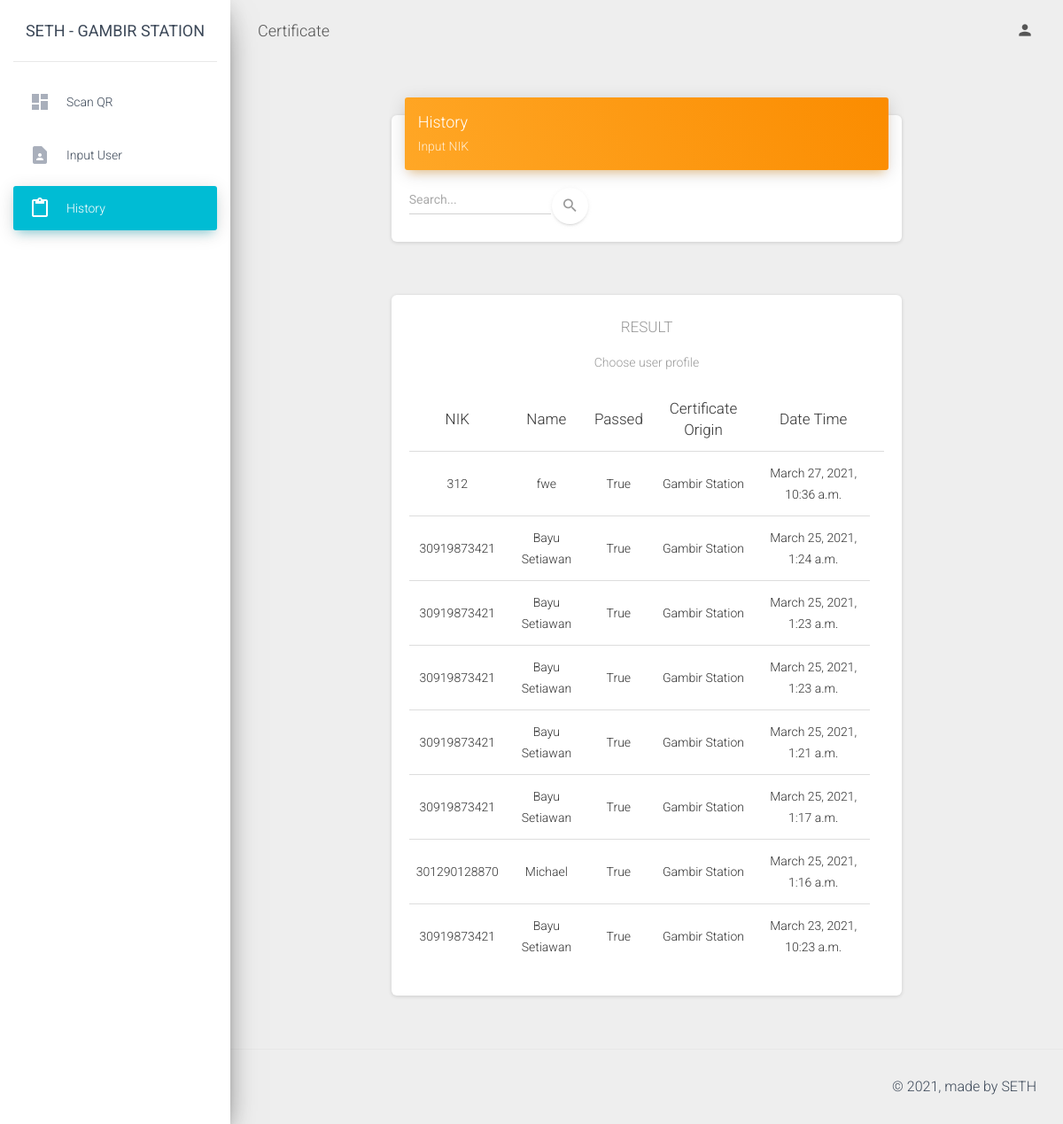
The page /b_web/history (signed in) on the database as committed earlier.
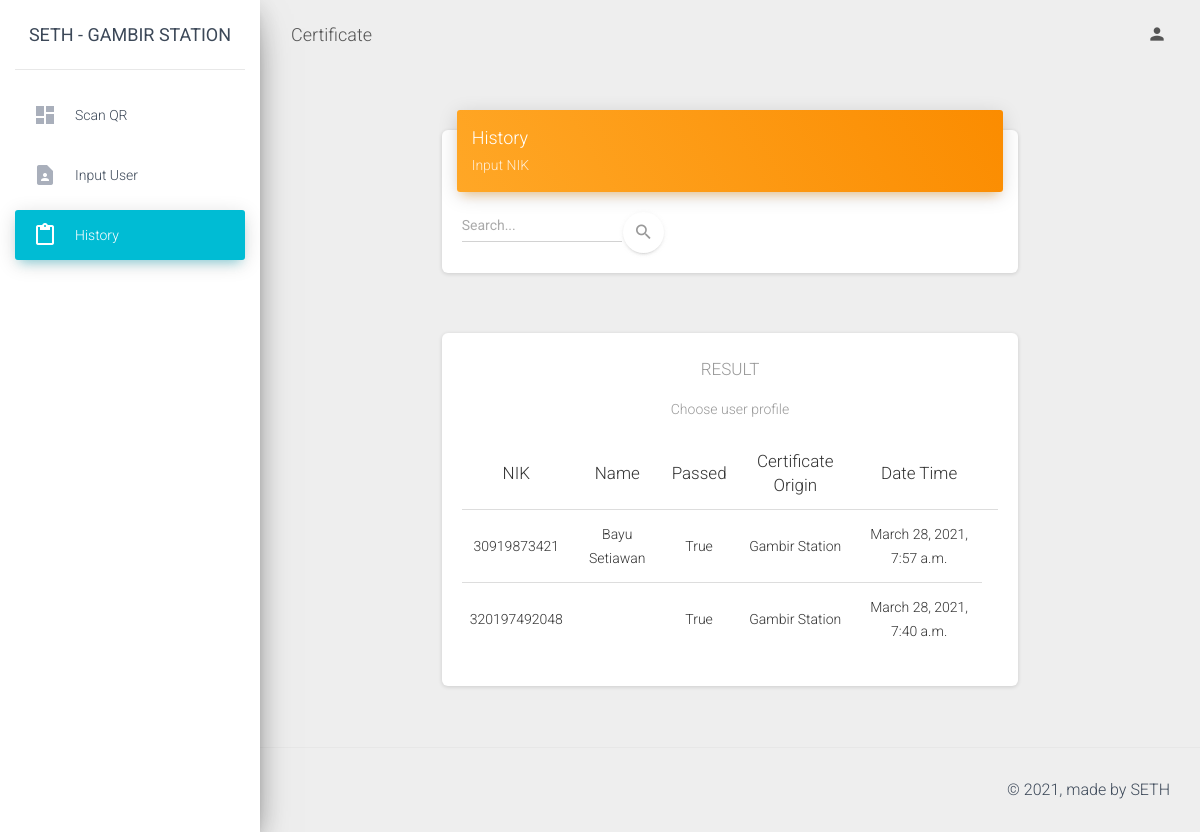
The same page on the database as committed later.
### SETH/models.py (models this page shows)
class BPlace(models.Model):
    name = models.CharField(max_length=50, blank=False)
    supported_certs = models.CharField(max_length=50, blank=False, default='Genose')

class History(models.Model):
    cuser = models.ForeignKey(CUser, on_delete=models.CASCADE)
    datetime = models.DateTimeField(default=datetime.now, blank=True, null=True)
    passed = models.BooleanField(default=False)
    b_place = models.ForeignKey(BPlace, on_delete=models.CASCADE, blank=True, null=True)
    cert = models.ForeignKey(Certificate, on_delete=models.CASCADE, related_name='certificate_history', blank=True, null=True)

class CUser(models.Model):
    nik = models.CharField(max_length=50, blank=False)
    name = models.CharField(max_length=50, blank=False)
    email = models.CharField(max_length=50, blank=False)
    phone = models.CharField(max_length=50, blank=False)
    bday = models.CharField(max_length=50, blank=False)
    address = models.CharField(max_length=50, blank=False)
    city = models.CharField(max_length=50, blank=False)
    country = models.CharField(max_length=50, blank=False)
    postalcode = models.CharField(max_length=50, blank=False)
    password = models.CharField(max_length=50, blank=False, default='12345')
    face_data = models.BooleanField(blank=False, default=False)
    fingerprint = models.BooleanField(blank=False, default=False)

### B_WEB/views.py (the view)
# urls.py: path('history', views.history, name='history'),
@login_required
@buser_required
def history(request):
    if request.method=="GET":
        passed = (History.objects.filter(b_place__name__contains=settings.B_PLACE_NAME, ))
        return render(request, 'front2/history.html', {"history": passed.order_by("-datetime"), 'bplace_name': settings.B_PLACE_NAME})
    elif request.method=="POST":
        form = request.POST
        name_nik = form.get("name_nik")
        passed = list(History.objects.filter(b_place__name__contains=settings.B_PLACE_NAME, cuser__name__contains=name_nik))
        return render(request, 'front2/history.html', {"history": passed, 'bplace_name': settings.B_PLACE_NAME})
    else:
        print("Invalid method")

### B_WEB/views.py (called while the page is built)
def buser_required(function=None, redirect_field_name=REDIRECT_FIELD_NAME, login_url='/b_web/login'):
    actual_decorator = user_passes_test(
        lambda u: u.is_active and u.usertype==UserAuthentication.B_TYPE,
        login_url=login_url,
        redirect_field_name=redirect_field_name
    )
    if function:
        return actual_decorator(
            function,
        )
    return actual_decorator

### templates/front2/history.html (shortened to what this page needs)
<!DOCTYPE html>
<html lang="en">
<head>
  <link rel="stylesheet" href="https://maxcdn.bootstrapcdn.com/font-awesome/latest/css/font-awesome.min.css">
  <link href="/staticfiles/assets/css/material-dashboard.css?v=2.1.2" rel="stylesheet" />
  <link href="/staticfiles/assets/demo/demo.css" rel="stylesheet" />
</head>
<body class="">
  <div class="sidebar" data-color="azure" data-background-color="white" data-image="/staticfiles/assets/img/sidebar-1.jpg">
    <div class="logo"><a href="#" class="simple-text logo-normal">
        SETH - {{bplace_name}}
      </a>
    </div>
      <div class="sidebar-wrapper">
        <ul class="nav">
          <li class="nav-item ">
            <a class="nav-link" href="{% url 'b_web:qr_page' %}">
              <i class="material-icons">dashboard</i>
              <p>Scan QR</p>
            </a>
          </li>
          <li class="nav-item">
            <a class="nav-link" href="{% url 'b_web:find_user_c' %}">
              <i class="material-icons">contact_page</i>
              <p>Input user</p>
            </a>
          </li>
          <li class="nav-item active">
            <a class="nav-link" href="{% url 'b_web:history' %}">
              <i class="material-icons">content_paste</i>
              <p>History</p>
            </a>
          </li>
        </ul>
      </div>
    </div>
    <div class="main-panel">
      <nav class="navbar navbar-expand-lg navbar-transparent navbar-absolute fixed-top ">
        <div class="container-fluid">
          <div class="navbar-wrapper">
            <a class="navbar-brand" href="javascript:;">Certificate</a>
          </div>
          <div class="collapse navbar-collapse justify-content-end">
            <ul class="navbar-nav">
              <li class="nav-item dropdown">
                <a class="nav-link" href="javascript:;" id="navbarDropdownProfile" data-toggle="dropdown" aria-haspopup="true" aria-expanded="false">
                  <i class="material-icons">person</i>
                </a>
              </li>
            </ul>
          </div>
        </div>
      </nav>
      <div class="content">
        <div class="container-fluid">
          <div class="row">
            <div class="col-md-8 ml-auto mr-auto">
              <div class="card">
                <div class="card-header card-header-warning">
                  <h4 class="card-title">History</h4>
                  <p class="card-category">Input NIK</p>
                </div>
                <div class="card-body">
                  <div class="input-group no-border">
                    <form method="POST">
                      <input name="name_nik" type="text" value="" class="form-control" placeholder="Search...">
                    </form>
                    <button type="submit" class="btn btn-white btn-round btn-just-icon">
                    <i class="material-icons">search</i>
                    <div class="ripple-container"></div>
                  </button>
                </div>
                </div>
              </div>
            </div>
          </div>
          {% if history %}
            <div class="row">
              <div class="col-md-8 ml-auto mr-auto">
                <div class="card card-profile">
                  <div class="card-body">
                    <h5 class="card-category text-gray">RESULT</h5>
                    <p class="card-description">
                      Choose user profile
                    </p>
                    <div class="table-responsive table-upgrade">
                      <table class="table">
                        <thead>
                          <tr>
                            <th class="text-center">NIK</th>
                            <th class="text-center">Name</th>
                            <th class="text-center">Passed</th>
                            <th class="text-center">Certificate Origin</th>
                            <th class="text-center">Date Time</th>
                            <th></th>
                          </tr>
                        </thead>
                        <tbody>
                            {% for hist in history %}
                              <tr>
                                <td class="text-center">
                                  {{hist.cuser.nik}}
                                </td>
                                <td class="text-center">
                                  {{hist.cuser.name}}
                                </td>
                                <td class="text-center">
                                  {{hist.passed}}
                                </td>
                                <td class="text-center">
                                  {{hist.b_place.name}}
                                </td>
                                <td class="text-center">
                                  {{hist.datetime}}
                                </td>
                              </tr>
                            {% endfor %}
                        </tbody>
                      </table>
                    </div>
                  </div>
                </div>
              </div>
          </div>
        {% endif %}
      </div>
    </div>
      <footer class="footer">
        <div class="container-fluid">
          <div class="copyright float-right">
            &copy;
            , made by SETH
          </div>
        </div>
      </footer>
    </div>
</body>
</html>

Rows that differ between the two databases and show on the page:
removed History: cuser.nik "312", cuser.name "fwe", passed "True", b_place.name "Gambir Station", datetime "March 27, 2021, 10:36 a.m."
removed History: cuser.nik "30919873421", cuser.name "Bayu Setiawan", passed "True", b_place.name "Gambir Station", datetime "March 25, 2021, 1:24 a.m."
removed History: cuser.nik "30919873421", cuser.name "Bayu Setiawan", passed "True", b_place.name "Gambir Station", datetime "March 25, 2021, 1:23 a.m."
removed History: cuser.nik "30919873421", cuser.name "Bayu Setiawan", passed "True", b_place.name "Gambir Station", datetime "March 25, 2021, 1:23 a.m."
removed History: cuser.nik "30919873421", cuser.name "Bayu Setiawan", passed "True", b_place.name "Gambir Station", datetime "March 25, 2021, 1:21 a.m."
removed History: cuser.nik "30919873421", cuser.name "Bayu Setiawan", passed "True", b_place.name "Gambir Station", datetime "March 25, 2021, 1:17 a.m."
removed History: cuser.nik "301290128870", cuser.name "Michael", passed "True", b_place.name "Gambir Station", datetime "March 25, 2021, 1:16 a.m."
removed History: cuser.nik "30919873421", cuser.name "Bayu Setiawan", passed "True", b_place.name "Gambir Station", datetime "March 23, 2021, 10:23 a.m."
added History: cuser.nik "30919873421", cuser.name "Bayu Setiawan", passed "True", b_place.name "Gambir Station", datetime "March 28, 2021, 7:57 a.m."
added History: cuser.nik "320197492048", passed "True", b_place.name "Gambir Station", datetime "March 28, 2021, 7:40 a.m."
